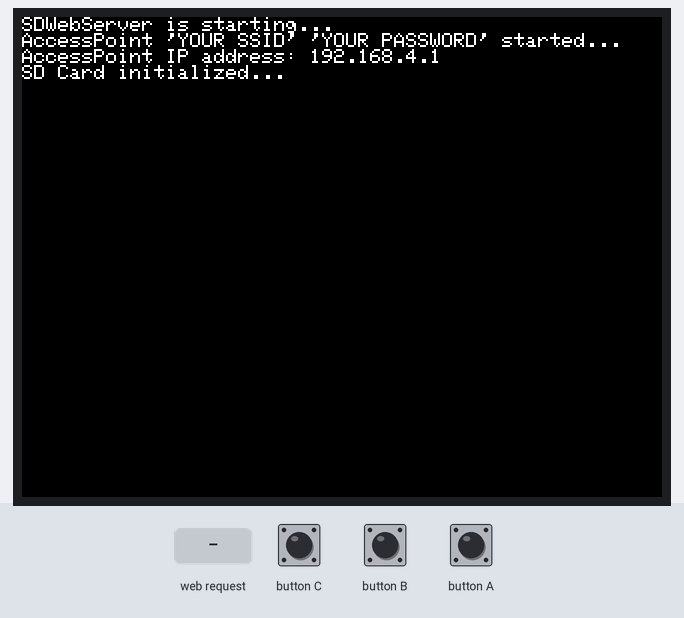
This sketch was run on a simulated ESP32. On the bench: 320×240 colour display. The inputs (shaded band) are chosen by the test bench. Storage starts empty.

Above: at 1.3 s.
1.4 s: HTTP request GET / received
At 2.2 s:
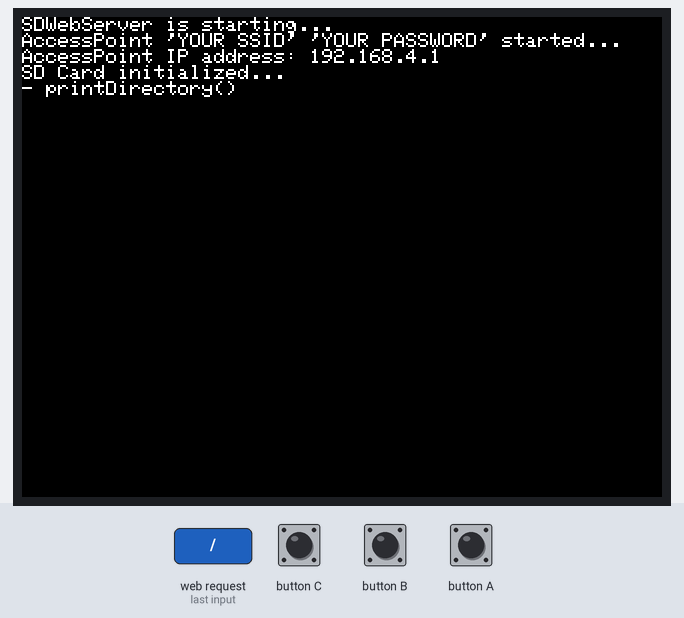
Timing chart, 0 to 4.4 s (numbered marks = the images above; inputs shaded):
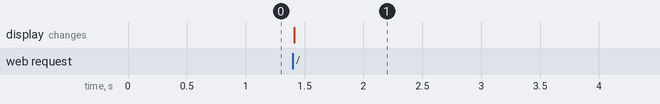

The sketch:

WLANStick.ino
```cpp
/**
 *  PROJECT:    WLAN Stick
 *  AUTHOR:     FRANZ LORENZ
*/

/*************************************************
 * INCLUDE
 ************************************************/
#include <M5Stack.h>
#include <WiFi.h>
#include <WiFiClient.h>
#include <WebServer.h>
#include <ESPmDNS.h>
#include <SPI.h>
#include <SD.h>

/*************************************************
 * CONST
 ************************************************/
const char* ssid = "YOUR SSID";
const char* password = "YOUR PASSWORD";
const char* host = "esp32sd";

/*************************************************
 * INCLUDE
 ************************************************/

WebServer server(80);
static bool hasSD = false;
File uploadFile;

/**
 * This function outputs the files and directories
 * of the root on the connected client.
 */
void printDirectory()
{
  M5.Lcd.println( "- printDirectory()" );

  File dir = SD.open( "/" );  //slash is needed!
  server.sendContent( "<div style='margin:10px;border:2px solid gray;'>" );
  server.sendContent( "<table border='0' width='100%'>" );
  server.sendContent( "<tr style='background-color:lightgray'><td>Filename</td><td>Size</td><td>Action</td></tr>" );
  for( int cnt=0; true; ++cnt )
  {
    File entry = dir.openNextFile();
    String sName =  entry.name();
    sName = sName.substring( 1 );
    if( ! entry )
    {
      server.sendContent( "</table></div>" );
      break;
    }
    if( ! entry.isDirectory() )
    {
      String output;
      output = "<tr><td>";
      output += sName;
      output += "</td><td>";
      output += entry.size();
      output += "</td><td>";
      output += "<a href='?f=";
      output += sName;
      output += "'>Download</a>";
      output += "</td></tr>";
      server.sendContent( output );
    }
    entry.close();
  }  //for()
  dir.close();
}

/**
 * This function uploads the filename and
 * the content to the connected client of
 * the webserver.
 * @param  sFile   filename on sdcard
 */
void fileUpload( String sFile )
{
  unsigned long ulFileSize;
  int iPartialByteRead;
  M5.Lcd.print( "- fileUpload " );
  M5.Lcd.println( sFile );
  uploadFile = SD.open( "/"+sFile );
  server.sendHeader( "Content-Type", "text/text" );
  server.sendHeader( "Content-Disposition", "attachment; filename="+sFile );
  server.sendHeader( "Connection", "close" );
  server.streamFile( uploadFile, "application/octet-stream" );
  uploadFile.close();
  server.client().stop();         //stop() must called, cause of "CONTENT_LENGTH_UNKNOWN"
}

/**
 * This function handles the request of the
 * root website.
 */
void handleRoot()
{
  if( server.args() == 1 )              //one parameter given?
  {
    if( server.argName( 0 ).equals( "f" ) )
    {
      fileUpload( server.arg( 0 ) );
    }
  }
  //
  server.setContentLength( CONTENT_LENGTH_UNKNOWN );
  server.send( 200, "text/html", "" );                        //send first
  server.sendContent( "<!DOCTYPE HTML><html lang='de'>" );
  server.sendContent( "<head>" );
  server.sendContent( "<meta charset='UTF-8'><meta name= viewport content='width=device-width, initial-scale=1.0,'>" );
  server.sendContent( "</head><body><div style='display:block;background-color:lightgreen'><h1>WLAN Stick</h1></div>" );
  printDirectory();
  server.sendContent( "</body>" );
  server.client().stop();         //stops, cause of "CONTENT_LENGTH_UNKNOWN"
}

/**
 * This function is called from arduino
 * framework when the system started.
 */
void setup( void )
{
  M5.begin();
  M5.setWakeupButton(BUTTON_A_PIN);
  M5.Lcd.println( "SDWebServer is starting...");
  m5.Speaker.mute();
  //
  WiFi.softAP( ssid, password );
  M5.Lcd.print( "AccessPoint '" );
  M5.Lcd.print( ssid );
  M5.Lcd.print( "' '" );
  M5.Lcd.print( password );
  M5.Lcd.println( "' started..." );
  //
  IPAddress IP = WiFi.softAPIP();
  M5.Lcd.print( "AccessPoint IP address: " );
  M5.Lcd.println( IP );
  //
  server.on( "/", handleRoot );
  //
  server.begin();
  //
  if( SD.begin( SS ) )
  {
    M5.Lcd.println( "SD Card initialized..." );
    hasSD = true;
  }
  else
  {
    M5.Lcd.println( "SD Card PROBLEM!" );
  }
}

/**
 * This function is called from the arduino
 * framework after setup finished.
 */
void loop( void )
{
  if( M5.BtnA.wasPressed() )
  {
    M5.powerOFF();
  }
  server.handleClient();
  M5.update();
}
```

Measured:
- after the input at 1.4 s, the display: changes at once (image 1)
